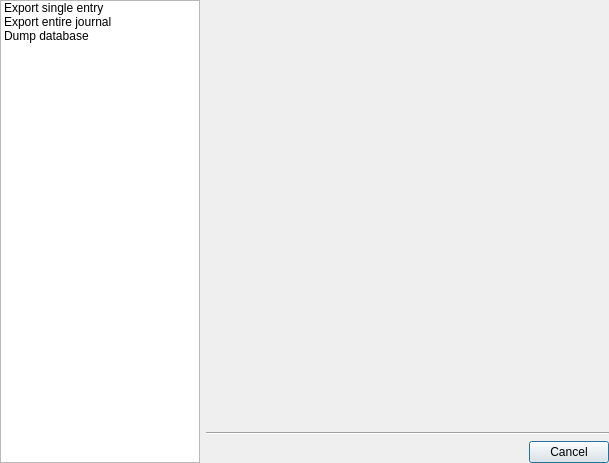
<?xml version="1.0" encoding="UTF-8"?>
<ui version="4.0">
 <class>EntryExporter</class>
 <widget class="QDialog" name="EntryExporter">
  <property name="geometry">
   <rect>
    <x>0</x>
    <y>0</y>
    <width>609</width>
    <height>463</height>
   </rect>
  </property>
  <property name="windowTitle">
   <string>Dialog</string>
  </property>
  <layout class="QHBoxLayout" name="horizontalLayout">
   <property name="spacing">
    <number>6</number>
   </property>
   <property name="leftMargin">
    <number>0</number>
   </property>
   <property name="topMargin">
    <number>0</number>
   </property>
   <property name="rightMargin">
    <number>0</number>
   </property>
   <property name="bottomMargin">
    <number>0</number>
   </property>
   <item>
    <widget class="QListWidget" name="Menu">
     <property name="minimumSize">
      <size>
       <width>175</width>
       <height>0</height>
      </size>
     </property>
     <property name="maximumSize">
      <size>
       <width>200</width>
       <height>16777215</height>
      </size>
     </property>
     <property name="lineWidth">
      <number>0</number>
     </property>
     <property name="spacing">
      <number>3</number>
     </property>
     <item>
      <property name="text">
       <string>Export single entry</string>
      </property>
      <property name="icon">
       <iconset resource="../images.qrc">
        <normaloff>:/icons/page_white.png</normaloff>:/icons/page_white.png</iconset>
      </property>
     </item>
     <item>
      <property name="text">
       <string>Export entire journal</string>
      </property>
      <property name="icon">
       <iconset resource="../images.qrc">
        <normaloff>:/icons/page_white_stack.png</normaloff>:/icons/page_white_stack.png</iconset>
      </property>
     </item>
     <item>
      <property name="text">
       <string>Dump database</string>
      </property>
      <property name="icon">
       <iconset resource="../images.qrc">
        <normaloff>:/icons/database.png</normaloff>:/icons/database.png</iconset>
      </property>
     </item>
    </widget>
   </item>
   <item>
    <layout class="QVBoxLayout" name="verticalLayout">
     <item>
      <widget class="QScrollArea" name="PageArea">
       <property name="frameShape">
        <enum>QFrame::NoFrame</enum>
       </property>
       <property name="frameShadow">
        <enum>QFrame::Plain</enum>
       </property>
       <property name="widgetResizable">
        <bool>true</bool>
       </property>
       <widget class="QWidget" name="scrollAreaWidgetContents">
        <property name="geometry">
         <rect>
          <x>0</x>
          <y>0</y>
          <width>401</width>
          <height>419</height>
         </rect>
        </property>
       </widget>
      </widget>
     </item>
     <item>
      <widget class="Line" name="line">
       <property name="orientation">
        <enum>Qt::Horizontal</enum>
       </property>
      </widget>
     </item>
     <item>
      <widget class="QDialogButtonBox" name="buttonBox">
       <property name="orientation">
        <enum>Qt::Horizontal</enum>
       </property>
       <property name="standardButtons">
        <set>QDialogButtonBox::Cancel</set>
       </property>
      </widget>
     </item>
    </layout>
   </item>
  </layout>
 </widget>
 <resources>
  <include location="../images.qrc"/>
 </resources>
 <connections>
  <connection>
   <sender>buttonBox</sender>
   <signal>accepted()</signal>
   <receiver>EntryExporter</receiver>
   <slot>accept()</slot>
   <hints>
    <hint type="sourcelabel">
     <x>248</x>
     <y>254</y>
    </hint>
    <hint type="destinationlabel">
     <x>157</x>
     <y>274</y>
    </hint>
   </hints>
  </connection>
  <connection>
   <sender>buttonBox</sender>
   <signal>rejected()</signal>
   <receiver>EntryExporter</receiver>
   <slot>reject()</slot>
   <hints>
    <hint type="sourcelabel">
     <x>316</x>
     <y>260</y>
    </hint>
    <hint type="destinationlabel">
     <x>286</x>
     <y>274</y>
    </hint>
   </hints>
  </connection>
 </connections>
</ui>
